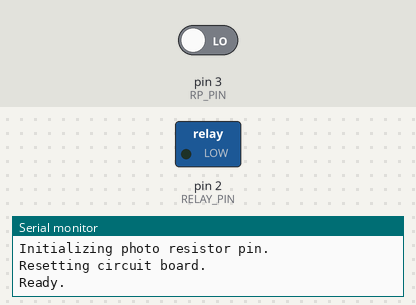
Simulated run of this sketch. Board: Arduino Uno, built with avr-gcc and run on an emulated ATmega328P. On the bench: switched loads named in the sketch (green lamp = pin HIGH), the last lines printed to the serial monitor. The test bench sets the inputs (shaded band); at power-on: pin 3 (RP_PIN) LOW.

Above: at 1.2 s.
1.3 s: pin 3 (RP_PIN) driven HIGH
At 2.5 s:
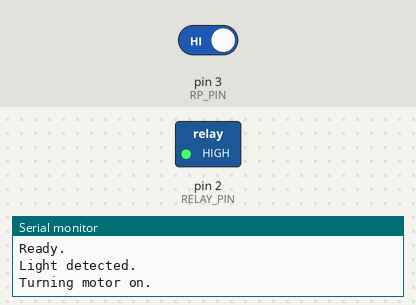
2.8 s: pin 3 (RP_PIN) driven LOW
At 3.9 s:
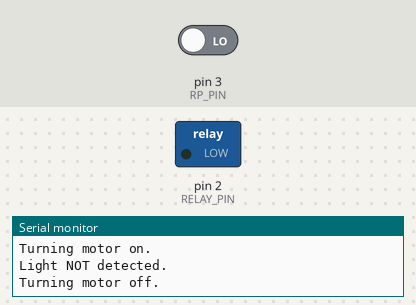
Timing chart, 0 to 5.8 s (numbered marks = the images above; inputs shaded):
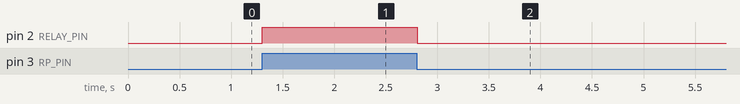

Measured:
- after the input at 1.3 s, pin 2 (RELAY_PIN): LOW → HIGH at once
- after the input at 2.8 s, pin 2 (RELAY_PIN): HIGH → LOW at once

The sketch:

Light_Controlled_Launcher.ino
```cpp
/*
  Light Controlled Launcher
  Using the Arduino, launch the fan when light is detected.

  Daniel Porrey
  https://www.hackster.io/snapcircuits

*/

// ***
// *** Specifies the pin on which each device is connected.
// ***
#define RELAY_PIN 2
#define RP_PIN 3

// ***
// *** Used to track when the button was pressed.
// ***
bool _lightDetected = false;

// ***
// *** The setup function runs once when you press
// *** reset or power the board.
// ***
void setup()
{
  // ***
  // *** Initialize the serial port to see messages
  // ***
  Serial.begin(115200);

  // ***
  // *** To control the relay, set the RELAY_PIN
  // *** up for output.
  // ***
  Serial.println("Initializing relay pin.");
  pinMode(RELAY_PIN, OUTPUT);

  // ***
  // *** To monitor the photo resistor, set the RP_PIN
  // *** up for input.
  // ***
  Serial.println("Initializing photo resistor pin.");
  pinMode(RP_PIN, INPUT);

  Serial.println("Resetting circuit board.");

  // ***
  // *** Ensure the relay is off (LOW)
  // ***
  digitalWrite(RELAY_PIN, LOW);

  Serial.println("Ready.");
}

// ***
// *** The loop function runs over
// *** and over again forever.
// ***
void loop()
{
  int value = digitalRead(RP_PIN);

  // ***
  // *** Check if the button is up (LOW) or down (HIGH)
  // ***
  if (!_lightDetected &&  value == HIGH)
  {
    _lightDetected = true;
    Serial.println("Light detected.");

    // ***
    // *** Turn the motor on by enabling the relay
    // ***
    Serial.println("Turning motor on.");
    digitalWrite(RELAY_PIN, HIGH);
  }
  else if (_lightDetected &&  value == LOW)
  {
    _lightDetected = false;

    Serial.println("Light NOT detected.");

    // ***
    // *** Turn the motor on by enabling the relay
    // ***
    Serial.println("Turning motor off.");
    digitalWrite(RELAY_PIN, LOW);
  }

  // ***
  // *** Very short delay
  // ***
  delay(5);
}
```
